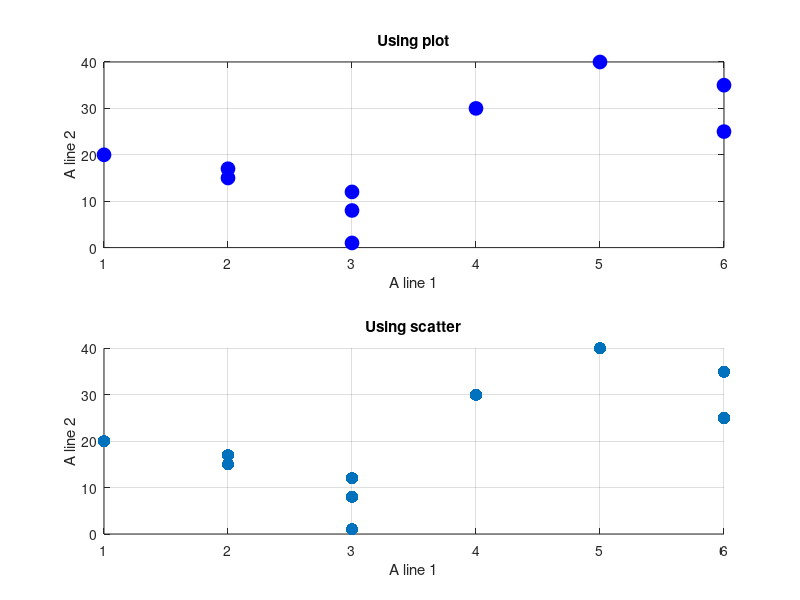

Write the MATLAB code that produced this figure. (Note: this script raises an error after producing the figure.)
A = [1 2 2 3 3 3 4 5 6 6;20 15 17 8 12 1 30 40 25 35];

close all
figure
subplot(2, 1, 1)
p = plot(A(1,:), A(2,:), 'bo', 'MarkerSize', 10, 'MarkerFaceColor', 'b');title('Using plot')
%title('Using plot') % overwritten by figure title !
xlabel('A line 1');
ylabel('A line 2');
grid on

subplot(2, 1, 2)
p = scatter(A(1,:), A(2,:), 80, 'filled');
title('Using scatter')
xlabel('A line 1');
ylabel('A line 2');

grid on

% figure title
currentFigure = gcf;
title(currentFigure.Children(end), [sprintf('Data:\n') sprintf('A = [1 2 2 3 3 3 4 5 6 6;20 15 17 8 12 1 30 40 25 35]\n') sprintf('\n') sprintf('Using plot')]);